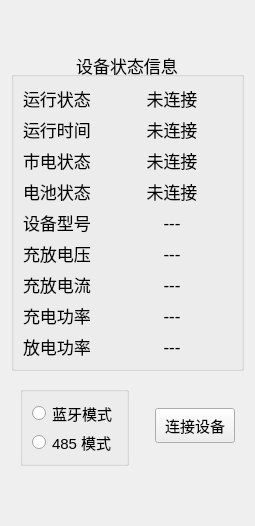
        <widget class="QWidget" name="widget_9" native="true">
         <property name="minimumSize">
          <size>
           <width>240</width>
           <height>0</height>
          </size>
         </property>
         <layout class="QVBoxLayout" name="verticalLayout_7">
          <item>
           <spacer name="verticalSpacer_4">
            <property name="orientation">
             <enum>Qt::Vertical</enum>
            </property>
            <property name="sizeHint" stdset="0">
             <size>
              <width>20</width>
              <height>40</height>
             </size>
            </property>
           </spacer>
          </item>
          <item>
           <widget class="QGroupBox" name="groupBox_2">
            <property name="minimumSize">
             <size>
              <width>0</width>
              <height>300</height>
             </size>
            </property>
            <property name="font">
             <font>
              <pointsize>13</pointsize>
             </font>
            </property>
            <property name="title">
             <string>设备状态信息</string>
            </property>
            <property name="alignment">
             <set>Qt::AlignCenter</set>
            </property>
            <layout class="QVBoxLayout" name="verticalLayout_4">
             <item>
              <layout class="QGridLayout" name="gridLayout_2">
               <item row="2" column="0">
                <widget class="QLabel" name="label_30">
                 <property name="maximumSize">
                  <size>
                   <width>100</width>
                   <height>16777215</height>
                  </size>
                 </property>
                 <property name="text">
                  <string>市电状态</string>
                 </property>
                </widget>
               </item>
               <item row="0" column="0">
                <widget class="QLabel" name="label_28">
                 <property name="maximumSize">
                  <size>
                   <width>100</width>
                   <height>16777215</height>
                  </size>
                 </property>
                 <property name="text">
                  <string>运行状态</string>
                 </property>
                </widget>
               </item>
               <item row="8" column="1">
                <widget class="QLabel" name="labelDisChargeRate">
                 <property name="minimumSize">
                  <size>
                   <width>120</width>
                   <height>0</height>
                  </size>
                 </property>
                 <property name="text">
                  <string>---</string>
                 </property>
                 <property name="alignment">
                  <set>Qt::AlignCenter</set>
                 </property>
                </widget>
               </item>
               <item row="3" column="0">
                <widget class="QLabel" name="label_31">
                 <property name="maximumSize">
                  <size>
                   <width>100</width>
                   <height>16777215</height>
                  </size>
                 </property>
                 <property name="text">
                  <string>电池状态</string>
                 </property>
                </widget>
               </item>
               <item row="3" column="1">
                <widget class="QLabel" name="labelBatteryConnect">
                 <property name="minimumSize">
                  <size>
                   <width>120</width>
                   <height>0</height>
                  </size>
                 </property>
                 <property name="text">
                  <string>未连接</string>
                 </property>
                 <property name="alignment">
                  <set>Qt::AlignCenter</set>
                 </property>
                </widget>
               </item>
               <item row="7" column="1">
                <widget class="QLabel" name="labelChargeRate">
                 <property name="minimumSize">
                  <size>
                   <width>120</width>
                   <height>0</height>
                  </size>
                 </property>
                 <property name="text">
                  <string>---</string>
                 </property>
                 <property name="alignment">
                  <set>Qt::AlignCenter</set>
                 </property>
                </widget>
               </item>
               <item row="5" column="0">
                <widget class="QLabel" name="label_33">
                 <property name="maximumSize">
                  <size>
                   <width>100</width>
                   <height>16777215</height>
                  </size>
                 </property>
                 <property name="text">
                  <string>充放电压</string>
                 </property>
                </widget>
               </item>
               <item row="6" column="1">
                <widget class="QLabel" name="labelChDisA">
                 <property name="minimumSize">
                  <size>
                   <width>120</width>
                   <height>0</height>
                  </size>
                 </property>
                 <property name="text">
                  <string>---</string>
                 </property>
                 <property name="alignment">
                  <set>Qt::AlignCenter</set>
                 </property>
                </widget>
               </item>
               <item row="1" column="1">
                <widget class="QLabel" name="labelRunTime">
                 <property name="minimumSize">
                  <size>
                   <width>120</width>
                   <height>0</height>
                  </size>
                 </property>
                 <property name="text">
                  <string>未连接</string>
                 </property>
                 <property name="alignment">
                  <set>Qt::AlignCenter</set>
                 </property>
                </widget>
               </item>
               <item row="4" column="1">
                <widget class="QLabel" name="labelProductModel">
                 <property name="minimumSize">
                  <size>
                   <width>120</width>
                   <height>0</height>
                  </size>
                 </property>
                 <property name="text">
                  <string>---</string>
                 </property>
                 <property name="alignment">
                  <set>Qt::AlignCenter</set>
                 </property>
                </widget>
               </item>
               <item row="8" column="0">
                <widget class="QLabel" name="label_36">
                 <property name="maximumSize">
                  <size>
                   <width>100</width>
                   <height>16777215</height>
                  </size>
                 </property>
                 <property name="text">
                  <string>放电功率</string>
                 </property>
                </widget>
               </item>
               <item row="5" column="1">
                <widget class="QLabel" name="labelChDisV">
                 <property name="minimumSize">
                  <size>
                   <width>120</width>
                   <height>0</height>
                  </size>
                 </property>
                 <property name="text">
                  <string>---</string>
                 </property>
                 <property name="alignment">
                  <set>Qt::AlignCenter</set>
                 </property>
                </widget>
               </item>
               <item row="1" column="0">
                <widget class="QLabel" name="label_29">
                 <property name="maximumSize">
                  <size>
                   <width>100</width>
                   <height>16777215</height>
                  </size>
                 </property>
                 <property name="text">
                  <string>运行时间</string>
                 </property>
                </widget>
               </item>
               <item row="0" column="1">
                <widget class="QLabel" name="labelCurrentState">
                 <property name="minimumSize">
                  <size>
                   <width>120</width>
                   <height>0</height>
                  </size>
                 </property>
                 <property name="text">
                  <string>未连接</string>
                 </property>
                 <property name="alignment">
                  <set>Qt::AlignCenter</set>
                 </property>
                </widget>
               </item>
               <item row="7" column="0">
                <widget class="QLabel" name="label_35">
                 <property name="maximumSize">
                  <size>
                   <width>100</width>
                   <height>16777215</height>
                  </size>
                 </property>
                 <property name="text">
                  <string>充电功率</string>
                 </property>
                </widget>
               </item>
               <item row="2" column="1">
                <widget class="QLabel" name="labelPowerConnect">
                 <property name="minimumSize">
                  <size>
                   <width>120</width>
                   <height>0</height>
                  </size>
                 </property>
                 <property name="text">
                  <string>未连接</string>
                 </property>
                 <property name="alignment">
                  <set>Qt::AlignCenter</set>
                 </property>
                </widget>
               </item>
               <item row="4" column="0">
                <widget class="QLabel" name="label_32">
                 <property name="maximumSize">
                  <size>
                   <width>100</width>
                   <height>16777215</height>
                  </size>
                 </property>
                 <property name="text">
                  <string>设备型号</string>
                 </property>
                </widget>
               </item>
               <item row="6" column="0">
                <widget class="QLabel" name="label_34">
                 <property name="maximumSize">
                  <size>
                   <width>100</width>
                   <height>16777215</height>
                  </size>
                 </property>
                 <property name="text">
                  <string>充放电流</string>
                 </property>
                </widget>
               </item>
              </layout>
             </item>
            </layout>
           </widget>
          </item>
          <item>
           <widget class="QWidget" name="widget_2" native="true">
            <layout class="QHBoxLayout" name="horizontalLayout_3">
             <item>
              <widget class="QGroupBox" name="mode_select_box">
               <property name="maximumSize">
                <size>
                 <width>16777215</width>
                 <height>80</height>
                </size>
               </property>
               <property name="font">
                <font>
                 <family>黑体</family>
                 <pointsize>10</pointsize>
                </font>
               </property>
               <property name="title">
                <string/>
               </property>
               <layout class="QVBoxLayout" name="verticalLayout">
                <item>
                 <widget class="QRadioButton" name="radioBtn_blue">
                  <property name="sizePolicy">
                   <sizepolicy hsizetype="Preferred" vsizetype="Fixed">
                    <horstretch>0</horstretch>
                    <verstretch>0</verstretch>
                   </sizepolicy>
                  </property>
                  <property name="font">
                   <font>
                    <family>Arial</family>
                    <pointsize>11</pointsize>
                    <weight>50</weight>
                    <bold>false</bold>
                   </font>
                  </property>
                  <property name="styleSheet">
                   <string notr="true"/>
                  </property>
                  <property name="text">
                   <string>蓝牙模式</string>
                  </property>
                 </widget>
                </item>
                <item>
                 <widget class="QRadioButton" name="radioBtn_485">
                  <property name="sizePolicy">
                   <sizepolicy hsizetype="Preferred" vsizetype="Fixed">
                    <horstretch>0</horstretch>
                    <verstretch>0</verstretch>
                   </sizepolicy>
                  </property>
                  <property name="font">
                   <font>
                    <family>Arial</family>
                    <pointsize>11</pointsize>
                   </font>
                  </property>
                  <property name="styleSheet">
                   <string notr="true"/>
                  </property>
                  <property name="text">
                   <string>485 模式</string>
                  </property>
                 </widget>
                </item>
               </layout>
              </widget>
             </item>
             <item>
              <spacer name="horizontalSpacer_8">
               <property name="orientation">
                <enum>Qt::Horizontal</enum>
               </property>
               <property name="sizeType">
                <enum>QSizePolicy::Fixed</enum>
               </property>
               <property name="sizeHint" stdset="0">
                <size>
                 <width>20</width>
                 <height>20</height>
                </size>
               </property>
              </spacer>
             </item>
             <item>
              <widget class="QPushButton" name="conbluetooth">
               <property name="sizePolicy">
                <sizepolicy hsizetype="Preferred" vsizetype="Fixed">
                 <horstretch>0</horstretch>
                 <verstretch>0</verstretch>
                </sizepolicy>
               </property>
               <property name="minimumSize">
                <size>
                 <width>0</width>
                 <height>35</height>
                </size>
               </property>
               <property name="font">
                <font>
                 <pointsize>11</pointsize>
                </font>
               </property>
               <property name="text">
                <string>连接设备</string>
               </property>
              </widget>
             </item>
            </layout>
           </widget>
          </item>
          <item>
           <spacer name="verticalSpacer_3">
            <property name="orientation">
             <enum>Qt::Vertical</enum>
            </property>
            <property name="sizeHint" stdset="0">
             <size>
              <width>20</width>
              <height>40</height>
             </size>
            </property>
           </spacer>
          </item>
         </layout>
        </widget>
